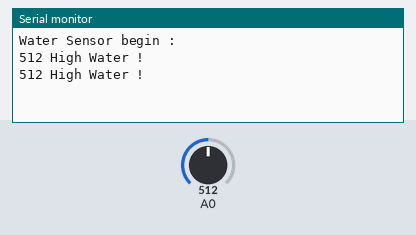
The sketch below on a simulated Arduino Uno, built with avr-gcc and run on an emulated ATmega328P. On the bench: the last lines printed to the serial monitor. The test bench sets the inputs (shaded band); at power-on: A0 = 512.

Above: at 1.8 s.
1.9 s: A0 set to 490
At 2.7 s:
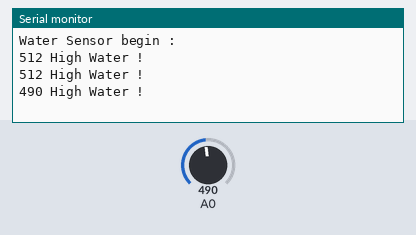
3.4 s: A0 set to 471
At 4.8 s:
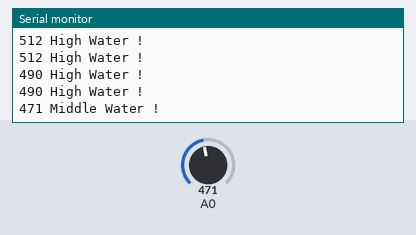
6.5 s: A0 set to 361
At 7.8 s:
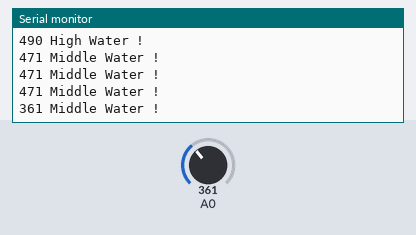
8.0 s: A0 set to 336
At 8.5 s:
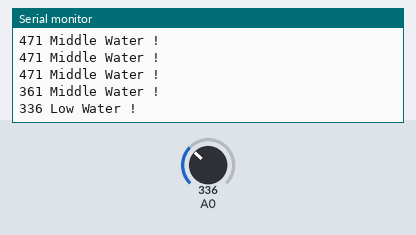
10.5 s: A0 set to 108
At 11.8 s:
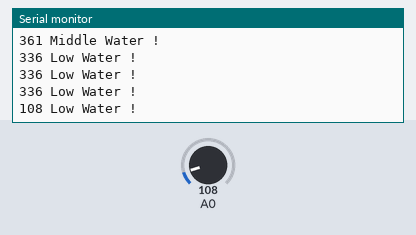
12.0 s: A0 set to 89
At 12.8 s:
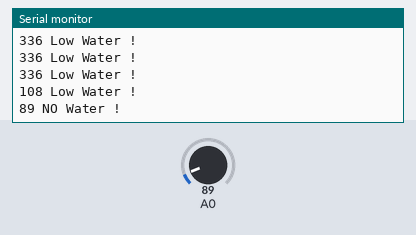

The sketch:

Arduino_WaterSensor.ino
```cpp
//水位偵測
/*
 * - :GND
 * + : 5V
 * S : A0
 */
void setup() {
  Serial.begin(9600);
  delay(2);
  Serial.println("Water Sensor begin :");
}

void loop() {
  //從 A0 中讀取資料
  int value = analogRead(A0);
  Serial.print(value);
  if(value <= 100){
    Serial.println(" NO Water !");
  }else if(value > 100 && value <= 350) {
    Serial.println(" Low Water !");
  }else if(value > 350 && value <= 480) {
    Serial.println(" Middle Water !");
  }else{
    Serial.println(" High Water !");
  }
  delay(1000);
}
```

Measured:
- the behaviour switches between 481 and 480 on A0 (found by bisection; images 1 and 2)
- the behaviour switches between 351 and 350 on A0 (found by bisection; images 3 and 4)
- the behaviour switches between 101 and 100 on A0 (found by bisection; images 5 and 6)
- after the input at 1.9 s, the serial monitor: prints a new line after 0.10 s (image 1)
- after the input at 3.4 s, the serial monitor: prints a new line after 0.60 s (image 2)
- after the input at 6.5 s, the serial monitor: prints a new line after 0.51 s (image 3)
- after the input at 8.0 s, the serial monitor: prints a new line at once (image 4)
- after the input at 10.5 s, the serial monitor: prints a new line after 0.51 s (image 5)
- after the input at 12.0 s, the serial monitor: prints a new line at once (image 6)
